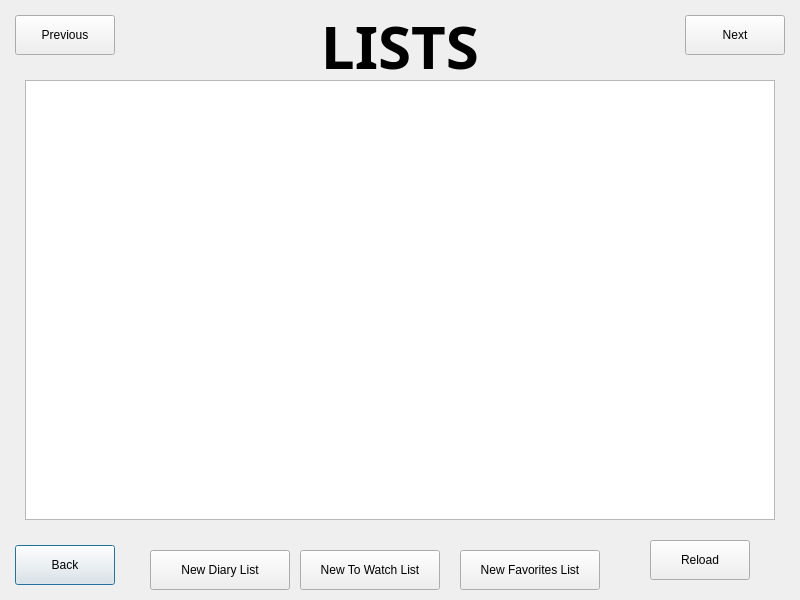
<?xml version="1.0" encoding="UTF-8"?>
<ui version="4.0">
 <class>Lists</class>
 <widget class="QDialog" name="Lists">
  <property name="geometry">
   <rect>
    <x>0</x>
    <y>0</y>
    <width>800</width>
    <height>600</height>
   </rect>
  </property>
  <property name="windowTitle">
   <string>Dialog</string>
  </property>
  <widget class="QPushButton" name="buttonBack_lists">
   <property name="geometry">
    <rect>
     <x>15</x>
     <y>545</y>
     <width>100</width>
     <height>40</height>
    </rect>
   </property>
   <property name="text">
    <string>Back</string>
   </property>
  </widget>
  <widget class="QTableView" name="tableDisplayLists_lists">
   <property name="geometry">
    <rect>
     <x>25</x>
     <y>80</y>
     <width>750</width>
     <height>440</height>
    </rect>
   </property>
  </widget>
  <widget class="QPushButton" name="buttonCreate_lists">
   <property name="geometry">
    <rect>
     <x>460</x>
     <y>550</y>
     <width>140</width>
     <height>40</height>
    </rect>
   </property>
   <property name="text">
    <string>New Favorites List</string>
   </property>
  </widget>
  <widget class="QPushButton" name="buttonNext_lists">
   <property name="geometry">
    <rect>
     <x>685</x>
     <y>15</y>
     <width>100</width>
     <height>40</height>
    </rect>
   </property>
   <property name="text">
    <string>Next</string>
   </property>
  </widget>
  <widget class="QPushButton" name="buttonPrevious_lists">
   <property name="geometry">
    <rect>
     <x>15</x>
     <y>15</y>
     <width>100</width>
     <height>40</height>
    </rect>
   </property>
   <property name="text">
    <string>Previous</string>
   </property>
  </widget>
  <widget class="QLabel" name="labelTitle_lists">
   <property name="geometry">
    <rect>
     <x>300</x>
     <y>10</y>
     <width>200</width>
     <height>70</height>
    </rect>
   </property>
   <property name="font">
    <font>
     <family>Bahnschrift SemiLight SemiConde</family>
     <pointsize>45</pointsize>
     <bold>true</bold>
     <underline>false</underline>
    </font>
   </property>
   <property name="layoutDirection">
    <enum>Qt::LayoutDirection::LeftToRight</enum>
   </property>
   <property name="text">
    <string>LISTS</string>
   </property>
   <property name="alignment">
    <set>Qt::AlignmentFlag::AlignCenter</set>
   </property>
  </widget>
  <widget class="QPushButton" name="buttonCreate_lists_2">
   <property name="geometry">
    <rect>
     <x>300</x>
     <y>550</y>
     <width>140</width>
     <height>40</height>
    </rect>
   </property>
   <property name="text">
    <string>New To Watch List</string>
   </property>
  </widget>
  <widget class="QPushButton" name="buttonCreate_lists_3">
   <property name="geometry">
    <rect>
     <x>150</x>
     <y>550</y>
     <width>140</width>
     <height>40</height>
    </rect>
   </property>
   <property name="text">
    <string>New Diary List</string>
   </property>
  </widget>
  <widget class="QPushButton" name="buttonReload_lists">
   <property name="geometry">
    <rect>
     <x>650</x>
     <y>540</y>
     <width>100</width>
     <height>40</height>
    </rect>
   </property>
   <property name="text">
    <string>Reload</string>
   </property>
  </widget>
 </widget>
 <resources/>
 <connections/>
</ui>
